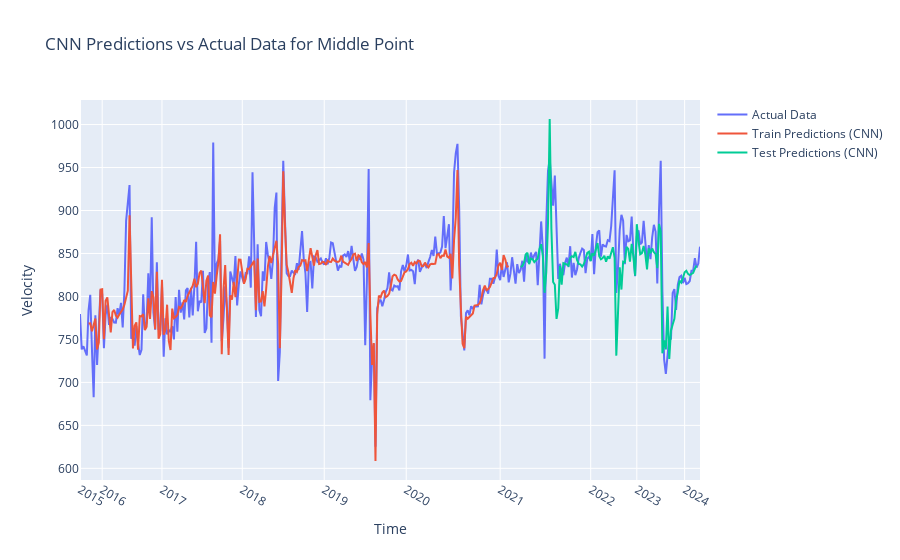

Notebook source saved alongside this figure:
### Markdown cell above
### 5. Test CNN

Let's test a convolutional neural network (CNN) to compare to the LSTM.

### Code cell
# load the dataset, drop the series column
df = pd.read_csv(input_file)

df.drop(columns="series", inplace=True)
dataset=df['velocity'].values.reshape(-1, 1)

# normalize the dataset
scaler = MinMaxScaler(feature_range=(0, 1))
dataset = scaler.fit_transform(dataset)

# split into train and test sets, 70% test data, 30% training data
train_size = int(len(dataset) * 0.70)
test_size = len(dataset) - train_size
train, test = dataset[0:train_size,:], dataset[train_size:len(dataset),:]

trainX, trainY = create_dataset(train, look_back)
testX, testY = create_dataset(test, look_back)

trainX = trainX[:-1]
trainY = trainY[:-1]

# reshape input to be [samples, time steps, features]
trainX_cnn = np.reshape(trainX, (trainX.shape[0], trainX.shape[1], 1))
testX_cnn = np.reshape(testX, (testX.shape[0], testX.shape[1], 1))

# create and fit the CNN model
cnn_model = Sequential()
cnn_model.add(Conv1D(filters=64, kernel_size=2, activation='relu', input_shape=(look_back, 1)))
cnn_model.add(MaxPooling1D(pool_size=2))
cnn_model.add(Flatten())
cnn_model.add(Dense(50, activation='relu'))
cnn_model.add(Dense(1))
cnn_model.compile(optimizer='adam', loss='mse')
cnn_model.fit(trainX_cnn, trainY, epochs=500, batch_size=32, validation_data=(testX_cnn, testY), verbose=2)

# make predictions
trainPredict_cnn = cnn_model.predict(trainX_cnn)
testPredict_cnn = cnn_model.predict(testX_cnn)

# invert predictions
trainPredict_cnn = scaler.inverse_transform(trainPredict_cnn)
testPredict_cnn = scaler.inverse_transform(testPredict_cnn)

# calculate root mean squared error
trainScore_cnn = math.sqrt(mean_squared_error(trainY, trainPredict_cnn[:,0]))
print('Train Score: %.2f RMSE' % (trainScore_cnn))
testScore_cnn = math.sqrt(mean_squared_error(testY, testPredict_cnn[:,0]))
print('Test Score: %.2f RMSE' % (testScore_cnn))
# shift train predictions for plotting
trainPredictPlot_cnn = np.empty_like(dataset)
trainPredictPlot_cnn[:, :] = np.nan
trainPredictPlot_cnn[look_back:len(trainPredict_cnn) + look_back, :] = trainPredict_cnn

# shift test predictions for plotting
testPredictPlot_cnn = np.empty_like(dataset)
testPredictPlot_cnn[:, :] = np.nan
testPredictPlot_cnn[len(trainPredict_cnn) + (look_back * 2) + 1:len(dataset) - 2, :] = testPredict_cnn

# Create traces
fig_cnn = go.Figure()
fig_cnn.add_trace(go.Scatter(y=scaler.inverse_transform(dataset).flatten(), mode='lines', name='Actual Data'))
fig_cnn.add_trace(go.Scatter(y=trainPredictPlot_cnn.flatten(), mode='lines', name='Train Predictions (CNN)'))
fig_cnn.add_trace(go.Scatter(y=testPredictPlot_cnn.flatten(), mode='lines', name='Test Predictions (CNN)'))

# Update layout for dark theme
fig_cnn.update_layout(title='CNN Predictions vs Actual Data for ' + point_name.capitalize() + ' Point', xaxis_title='Time', yaxis_title='Velocity')
# Update x-axis to show only one tick per year
years = pd.to_datetime(df['time']).dt.year

unique_years = sorted(years.unique())

fig_cnn.update_xaxes(tickvals=[df.index[years == year][0] for year in unique_years], ticktext=unique_years)
fig_cnn.write_image('../figures/8_CNN_preds_' + point_name + '.png')
fig_cnn.show()

### Figure 1 — Plotly figure (JSON) as saved in the notebook; plotly's stock layout.template omitted (floating-point values rounded to 4 significant figures; data arrays with more than 128 entries replaced by an {"elided": "..."} marker saying what was removed)
{"data": [{"mode": "lines", "name": "Actual Data", "type": "scatter", "y": {"elided": "364 float values"}}, {"mode": "lines", "name": "Train Predictions (CNN)", "type": "scatter", "y": {"elided": "364 float values"}}, {"mode": "lines", "name": "Test Predictions (CNN)", "type": "scatter", "y": {"elided": "364 float values"}}], "layout": {"title": {"text": "CNN Predictions vs Actual Data for Middle Point"}, "xaxis": {"ticktext": [2015, 2016, 2017, 2018, 2019, 2020, 2021, 2022, 2023, 2024], "tickvals": [0, 13, 48, 95, 143, 191, 246, 299, 326, 354], "title": {"text": "Time"}}, "yaxis": {"title": {"text": "Velocity"}}}}
